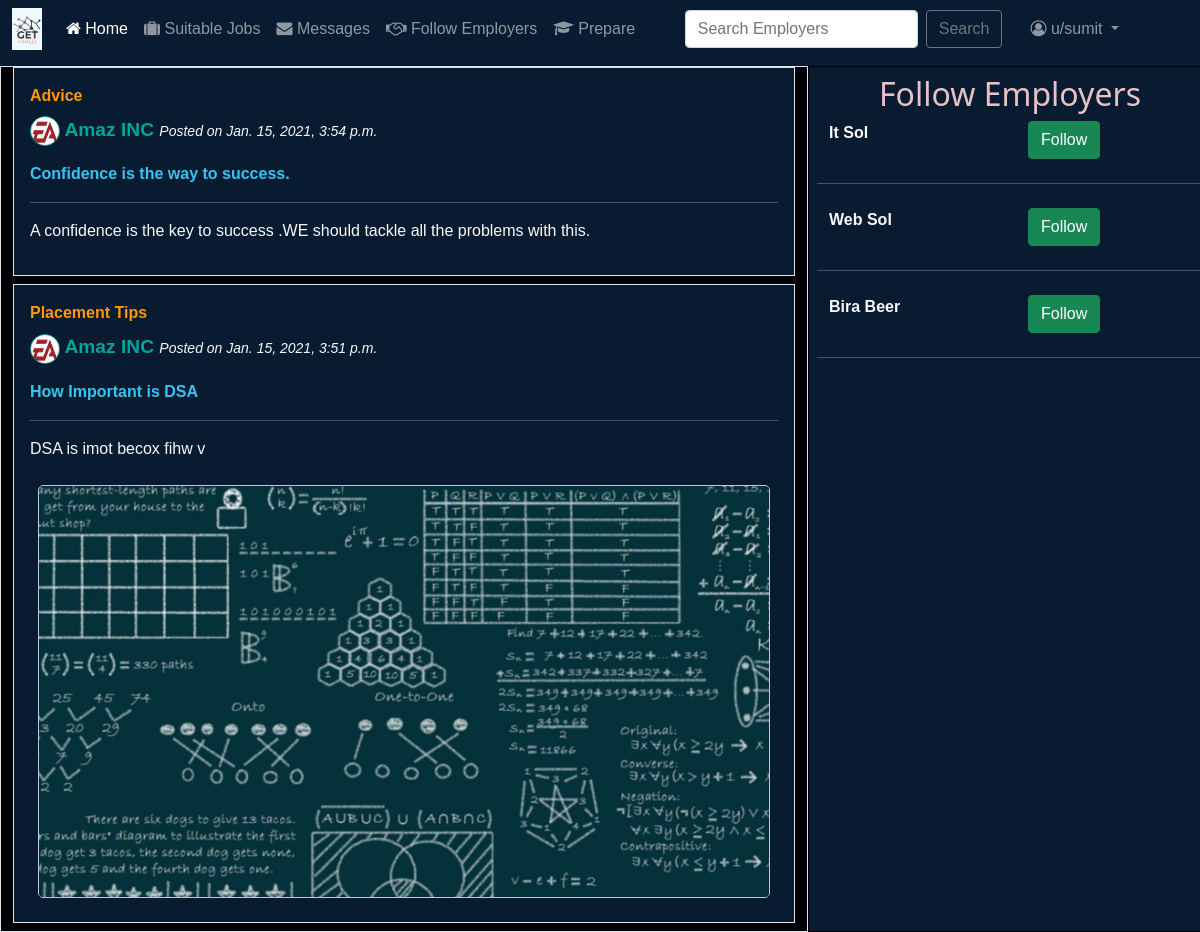
Page /JOBSEEKER/home/ (signed in) on the committed database.
### ARTICLE/models.py (models this page shows, shortened)
class ARTICLE(models.Model):
    article_id=models.AutoField(primary_key=True)
    tag=models.CharField(max_length=50)
    article_title=models.CharField(max_length=250)
    article_desc=models.TextField(blank=True)
    article_media=models.ImageField(upload_to='ARTICLE/MEDIA/',blank=True)
    employer_name=models.ForeignKey(EMPLOYER,on_delete=models.CASCADE)
    time_stamp=models.DateTimeField(auto_now_add=True, blank=True)

### EMPLOYER/models.py (models this page shows, shortened)
class EMPLOYER(models.Model):
    user=models.OneToOneField(User,on_delete=models.CASCADE)
    name=models.TextField()
    cin_num=models.IntegerField(unique=True,blank=False)
    profile_pic=models.ImageField(upload_to='EMPLOYER/PROFILE',blank=True)

### JOBSEEKER/views.py (the view)
# urls.py: path('',views.indexhome,name="home"),
def home(request):
    if not request.user.is_authenticated:
        return redirect('/')
    else:
        try:
            obj=JOBSEEKER.objects.get(user=request.user)
            emp_reg=EMPLOYER.objects.all()
            logged_in_user=request.user.username
            emp_obj_follow=Follow.objects.filter(job_seeker=logged_in_user)
            emp_i_follow=[]
            for emp in emp_obj_follow:
                emp_i_follow.append(emp.employer)
            recent_posts=[]
            for emp in emp_i_follow:
                try:
                    p_emp=User.objects.get(username=emp)
                    req_employer=EMPLOYER.objects.get(user=p_emp)
                    article_by_them=ARTICLE.objects.filter(employer_name=req_employer).order_by('-article_id')[0:3]
                    recent_posts.extend(article_by_them)
                except Exception as e:
                    print("Except part")
                    print(e)
            random.shuffle(recent_posts)
            emp_i_should_follow=[]
            for emp in emp_reg:
                if emp.user.username not in emp_i_follow:
                    emp_i_should_follow.append(emp)
                if(len(emp_i_should_follow)>10):
                    break;
            user_qual=QUALIFICATIONS.objects.get(user=request.user)
            recent_post_cnt=len(recent_posts)
            param={
                'jbasic':obj,
                'jqual':user_qual,
                'emp_i_should_follow':emp_i_should_follow,
                'recent_posts':recent_posts,
                'recent_post_cnt':recent_post_cnt,
            }
            return render(request,'JOBSEEKER/home.html/',param)
        except:
            return redirect('/')

### templates/JOBSEEKER/home.html (shortened to what this page needs)
{% extends 'basej.html' %}
{% block homeactive %}active
{% endblock homeactive %}active
{% block content %}
<div class="row mt-2 text-light">
{% if recent_post_cnt %}
<div class="col-md-8 ml-1 border  article_content">
{% for posts in recent_posts %}
 <div class="media  p-3 mb-2 border  media_content">
   <strong class="d-inline-block mb-2 content-tag">{{posts.tag}}</strong>
  <p>
     {% if posts.employer_name.profile_pic %}
     <img src="/media/{{posts.employer_name.profile_pic}}" alt="img" class="mr-3 profile_img rounded-circle">
     {% else %}
     {% load static %}
        {% endif %}
     <span class="content-author">
     {{posts.employer_name.name}} </span><small><i>Posted on {{posts.time_stamp}}</i></small></p>
        <div class="media-body">
        <p class="content-title">{{posts.article_title}}</p>
        <hr clas="my-2">
      <p class="content-desc">{{posts.article_desc}}</p>
      {% if posts.article_media %}
      <div class="content-img mt-2 p-2">
       <img src="/media/{{posts.article_media}}" ></img>
      </div>
      {% endif %}
    </div>
  </div>
  {% endfor %}
  {% else %}
<div class="col-md-8 ml-1 border">
 Please Follow more employee
</div>
  {% endif %}
</div>
<div class="col-md-4 p-2 aside-content">
<div class="text-center">
<h2 style="font-family: system-ui;color: #e8c2c2;">Follow Employers</h2>
</div>
{% for emp in emp_i_should_follow %}
<div class="row">
<div class="col employer-name">
{{emp.name|title}}
</div>
<div class="col employer-follow">
<button type="button" role="submit" id="emp-{{emp.user.username}}" value="{{emp.user.username}}" class="btn btn-success">Follow</button>
</div>
</div>
  <hr class="my-4">
{% endfor %}
</div>
</div>
{% endblock content %}

### templates/basej.html (shortened to what this page needs)
<!doctype html>
<html lang="en">
  <head>
       <link href="https://cdn.jsdelivr.net/npm/bootstrap@5.0.0-beta1/dist/css/bootstrap.min.css" rel="stylesheet">
    {% load static %}
   <link rel="stylesheet" href="https://cdnjs.cloudflare.com/ajax/libs/font-awesome/4.7.0/css/font-awesome.min.css">
  <link rel="stylesheet" href="{% static 'css/style.css/' %}">
  </head>
  <body>
<nav class="navbar navbar-expand-lg navbar-dark bg-dark">
  <div class="container-fluid">
    <a class="navbar-brand" href="#">
    <img src="{% static 'images/logo1.png/' %}">
    </a>
    <div class="collapse navbar-collapse" id="navbarSupportedContent">
      <ul class="navbar-nav me-auto mb-2 mb-lg-0">
        <li class="nav-item">
          <a class="nav-link {% block homeactive %}
          {% endblock homeactive %}"  href="/"><i class="fa fa-home" aria-hidden="true"></i> Home</a>
        </li>
        <li class="nav-item">
          <a class="nav-link {% block jobsactive %}
          {% endblock jobsactive %}" href="/JOB/relevant-jobs/"><i class="fa fa-suitcase" aria-hidden="true"></i> Suitable Jobs</a>
        </li>
            <li class="nav-item">
          <a class="nav-link {% block msgactive %}
          {% endblock  %}" href="#"><i class="fa fa-envelope" aria-hidden="true"></i> Messages</a>
        </li>
           <li class="nav-item">
          <a class="nav-link {% block empactive %}
          {% endblock  %}" href="/JOBSEEKER/follow-employee/"><i class="fa fa-handshake-o" aria-hidden="true"></i> Follow Employers</a>
        </li>
           <li class="nav-item">
          <a class="nav-link {% block prepareactive %}
          {% endblock  %}" href="#"><i class="fa fa-graduation-cap" aria-hidden="true"></i> Prepare</a>
        </li>
   </ul>
      <form class="d-flex">
        <input class="form-control me-2" type="search" placeholder="Search Employers " aria-label="Search">
        <button class="btn btn-outline-secondary" type="submit">Search</button>
      </form>
    <ul class="navbar-nav ml-2 mb-2 mb-lg-0">
                 <li class="nav-item dropdown  ">
          <a class="nav-link dropdown-toggle" href="#" id="navbarDropdown" role="button" data-bs-toggle="dropdown" aria-expanded="false">
            <i class="fa fa-user-circle-o" aria-hidden="true"></i> u/{{request.user}}
          </a>
        </li>
      </ul>
    </div>
  </div>
</nav>
   {% block content %}
   {% endblock content %}
  </body>
</html>

### JOBSEEKER/static/css/style.css (style rules this page uses)
* { font-family: sans-serif; }
body { background-color: #081b31!important; }
.bg-dark { background-color: #081b31!important; }
.navbar { padding-right:61px; }
.navbar-brand { background-color: aliceblue; }
.navbar-brand img { height: 30px; }
.d-flex { margin-right:20px; }
.row { margin-left:0; }
.article_content { background-color: #010105fa; }
.media_content { background-color: #081b31!important; }
.profile_img { border:1px solid #00A699; width:30px; height: 30px; }
.content-img img { width:100%; height:300px; border: 1px solid #becad8; border-radius: 5px; height: inherit; }
.content-tag { color:#FF9900; }
.content-title { color:#36C5F0; font-weight: bolder; }
.content-author { color:#00A699; font-size: larger; font-weight: bolder; }
.aside-content { border:1px solid black; background-color: #081b31!important; }
.employer-name { font-weight: bolder; }

### rows in the picture
ARTICLE: tag "Advice", employer_name.profile_pic (picture), employer_name.name "Amaz INC", time_stamp "Jan. 15, 2021, 3:54 p.m.", article_title "Confidence is the way to success.", article_desc "A confidence is the key to success .WE should tackle all the problems with this."
ARTICLE: tag "Placement Tips", employer_name.profile_pic (picture), employer_name.name "Amaz INC", time_stamp "Jan. 15, 2021, 3:51 p.m.", article_title "How Important is DSA", article_desc "DSA is imot becox fihw v", article_media (picture)
EMPLOYER: name "It Sol"
EMPLOYER: name "Web Sol"
EMPLOYER: name "Bira Beer"

### other values in the picture
{{ request.user }} "sumit"
